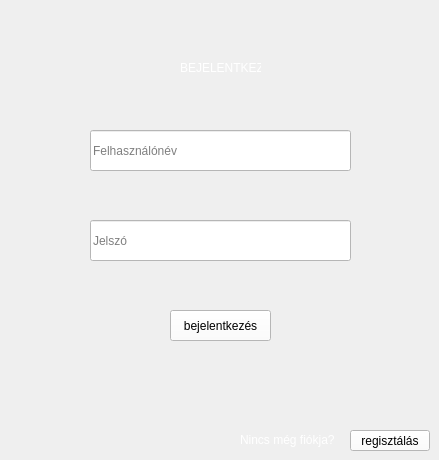
     <widget class="QWidget" name="loginPage">
      <widget class="QPushButton" name="registrationButtonLogin">
       <property name="geometry">
        <rect>
         <x>350</x>
         <y>430</y>
         <width>80</width>
         <height>21</height>
        </rect>
       </property>
       <property name="styleSheet">
        <string notr="true">background-color: rgb(255, 255, 255);
color: rgb(0, 0, 0);</string>
       </property>
       <property name="text">
        <string>regisztálás</string>
       </property>
      </widget>
      <widget class="QLabel" name="label">
       <property name="geometry">
        <rect>
         <x>240</x>
         <y>430</y>
         <width>101</width>
         <height>20</height>
        </rect>
       </property>
       <property name="styleSheet">
        <string notr="true">color: rgb(255, 255, 255);</string>
       </property>
       <property name="text">
        <string>Nincs még fiókja?</string>
       </property>
      </widget>
      <widget class="QLabel" name="loginLabel">
       <property name="geometry">
        <rect>
         <x>180</x>
         <y>60</y>
         <width>81</width>
         <height>16</height>
        </rect>
       </property>
       <property name="styleSheet">
        <string notr="true">color: rgb(255, 255, 255);</string>
       </property>
       <property name="text">
        <string>BEJELENTKEZÉS</string>
       </property>
      </widget>
      <widget class="QLineEdit" name="usernameFieldLogin">
       <property name="geometry">
        <rect>
         <x>90</x>
         <y>130</y>
         <width>261</width>
         <height>41</height>
        </rect>
       </property>
       <property name="styleSheet">
        <string notr="true">background-color: rgb(255, 255, 255);</string>
       </property>
       <property name="placeholderText">
        <string>Felhasználónév</string>
       </property>
      </widget>
      <widget class="QLineEdit" name="passwordFieldLogin">
       <property name="geometry">
        <rect>
         <x>90</x>
         <y>220</y>
         <width>261</width>
         <height>41</height>
        </rect>
       </property>
       <property name="styleSheet">
        <string notr="true">background-color: rgb(255, 255, 255);</string>
       </property>
       <property name="placeholderText">
        <string>Jelszó</string>
       </property>
      </widget>
      <widget class="QPushButton" name="loginButtonLogin">
       <property name="geometry">
        <rect>
         <x>170</x>
         <y>310</y>
         <width>101</width>
         <height>31</height>
        </rect>
       </property>
       <property name="styleSheet">
        <string notr="true">background-color: rgb(255, 255, 255);
color: rgb(0, 0, 0);</string>
       </property>
       <property name="text">
        <string>bejelentkezés</string>
       </property>
      </widget>
     </widget>
